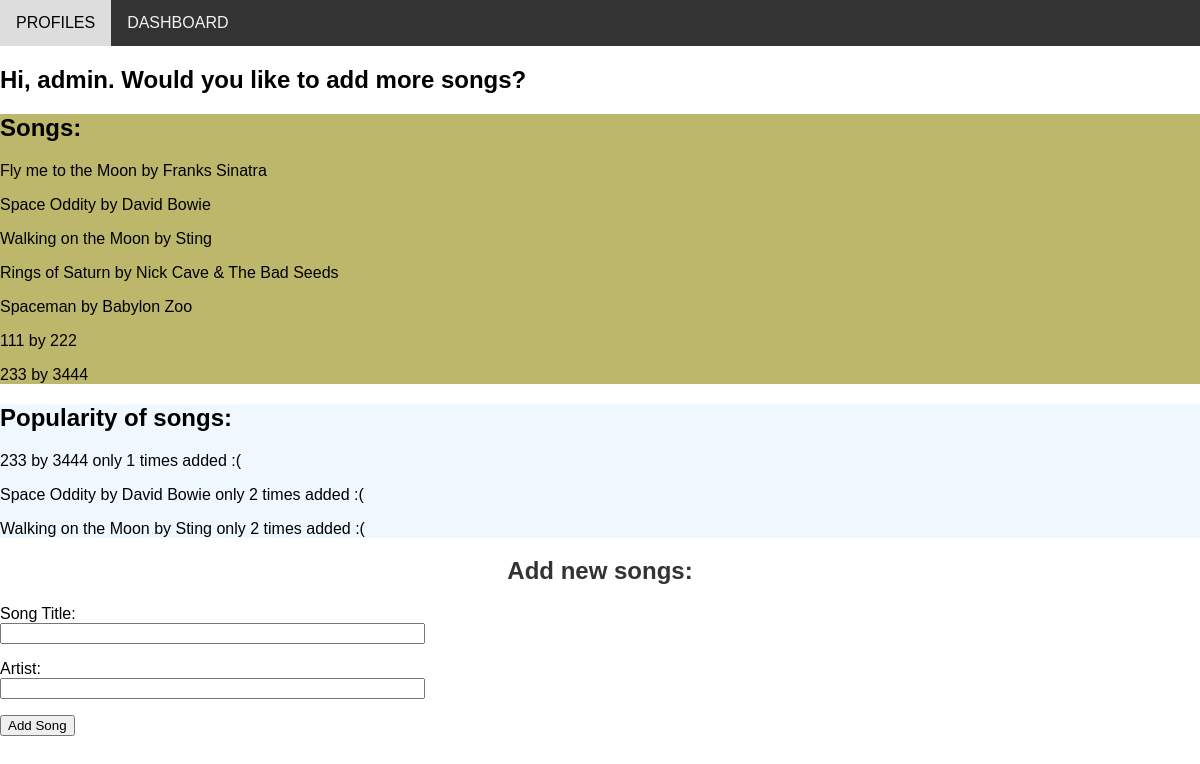
/dashboard, run on the app's committed database.
### models.py (models this page shows)
class Song(db.Model):
    id = db.Column(db.Integer, primary_key=True)
    artist = db.Column(db.String(50), index=True, unique=False)
    title = db.Column(db.String(70), index=True, unique=False)
    n = db.Column(db.Integer, index=False, unique=False)
    def __repr__(self):
        return f"{self.title} by {self.artist}"

### routes.py (the view)
@app.route("/dashboard", methods=["GET", "POST"])
def dashboard():
    form = SongForm()
    if request.method == "POST" and form.validate():
        new_song = Song(title=form.title.data, artist=form.artist.data, n=1)
        db.session.add(new_song)
        db.session.commit()
    else:
        flash(form.errors)
    unpopular_songs = Song.query.order_by(Song.n)[:3]  # add the ordering query here
    songs = Song.query.all()
    return render_template(
        "dashboard.html", songs=songs, unpopular_songs=unpopular_songs, form=form
    )

### routes.py
class SongForm(FlaskForm):
    title = StringField(label="Song Title:", validators=[DataRequired()])
    artist = StringField(label="Artist:", validators=[DataRequired()])
    submit = SubmitField("Add Song")

### templates/dashboard.html (shortened to what this page needs)
{% extends "_base.html" %} {% block content %}
<h2>Hi, admin. Would you like to add more songs?</h2>
<div class="row">
  <div class="column" style="background-color: #bdb76b">
    <h2>Songs:</h2>
    {% for song in songs %}
    <p>{{song}}</p>
    {% endfor %}
  </div>
  <div class="column" style="background-color: #f0f8ff">
    <h2>Popularity of songs:</h2>
    {% for song in unpopular_songs %}
    <p>{{song}} only {{song.n}} times added :(</p>
    {% endfor %}
  </div>
</div>
<div class="formwrapper">
  <h2 class="title">Add new songs:</h2>
  <form action="" method="post" novalidate>
    <p>
      {{ form.title.label }}<br />
      {{ form.title(size=50) }}<br />
    </p>
    <p>
      {{ form.artist.label }}<br />
      {{ form.artist(size=50) }}<br />
    </p>
    <p>{{ form.submit() }}</p>
  </form>
</div>
{% endblock %}

### static/my_style.css (style rules this page uses)
* { box-sizing: border-box; font-family: Arial, Helvetica, sans-serif; }
body { margin: 0; font-family: Arial, Helvetica, sans-serif; }
.title { text-align: center; color: #333; }

### data on the page
Song: title+artist "Fly me to the Moon by Franks Sinatra"
Song: title+artist "Space Oddity by David Bowie", n "2"
Song: title+artist "Walking on the Moon by Sting", n "2"
Song: title+artist "Rings of Saturn by Nick Cave & The Bad Seeds"
Song: title+artist "Spaceman by Babylon Zoo"
Song: title+artist "111 by 222"
Song: title+artist "233 by 3444", n "1"
